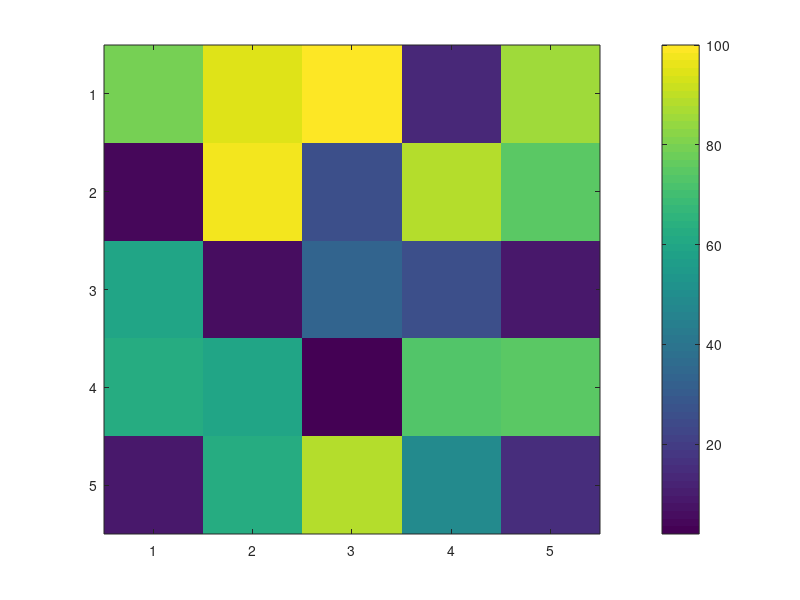
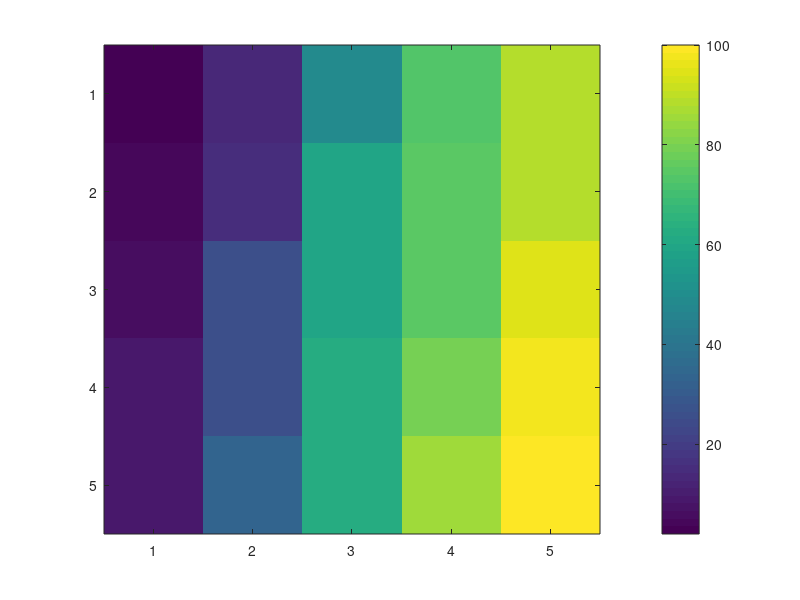

Write the MATLAB code that produced these figures, in order.
 n = round(input('Input n: '));

A = round(rand(n) * 100)

B = reshape(sort(A(:)), n, n)

imagesc(A);
colorbar;
figure;
imagesc(B);
colorbar;